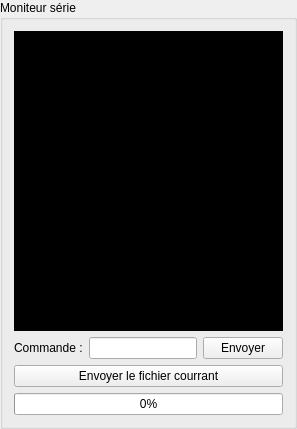
         <widget class="QGroupBox" name="groupBox">
          <property name="title">
           <string>Moniteur série</string>
          </property>
          <layout class="QVBoxLayout" name="verticalLayout_2">
           <item>
            <widget class="QTextEdit" name="serial_monitor">
             <property name="sizePolicy">
              <sizepolicy hsizetype="Expanding" vsizetype="Minimum">
               <horstretch>0</horstretch>
               <verstretch>0</verstretch>
              </sizepolicy>
             </property>
             <property name="minimumSize">
              <size>
               <width>0</width>
               <height>300</height>
              </size>
             </property>
             <property name="maximumSize">
              <size>
               <width>16777215</width>
               <height>2000</height>
              </size>
             </property>
             <property name="styleSheet">
              <string notr="true">background-color:black;</string>
             </property>
             <property name="readOnly">
              <bool>true</bool>
             </property>
             <property name="html">
              <string>&lt;!DOCTYPE HTML PUBLIC &quot;-//W3C//DTD HTML 4.0//EN&quot; &quot;http://www.w3.org/TR/REC-html40/strict.dtd&quot;&gt;
&lt;html&gt;&lt;head&gt;&lt;meta name=&quot;qrichtext&quot; content=&quot;1&quot; /&gt;&lt;style type=&quot;text/css&quot;&gt;
p, li { white-space: pre-wrap; }
&lt;/style&gt;&lt;/head&gt;&lt;body style=&quot; font-family:'Noto Sans'; font-size:10pt; font-weight:400; font-style:normal;&quot;&gt;
&lt;p style=&quot;-qt-paragraph-type:empty; margin-top:12px; margin-bottom:12px; margin-left:0px; margin-right:0px; -qt-block-indent:0; text-indent:0px; font-family:'Ubuntu'; font-size:11pt;&quot;&gt;&lt;br /&gt;&lt;/p&gt;&lt;/body&gt;&lt;/html&gt;</string>
             </property>
            </widget>
           </item>
           <item>
            <layout class="QHBoxLayout" name="horizontalLayout_4">
             <property name="sizeConstraint">
              <enum>QLayout::SetMinimumSize</enum>
             </property>
             <item>
              <widget class="QLabel" name="label_4">
               <property name="text">
                <string>Commande :</string>
               </property>
              </widget>
             </item>
             <item>
              <widget class="QLineEdit" name="command_edit"/>
             </item>
             <item>
              <widget class="QPushButton" name="btn_command">
               <property name="text">
                <string>Envoyer</string>
               </property>
               <property name="icon">
                <iconset>
                 <normaloff>../sivi_cnc_driver/rc/run.png</normaloff>../sivi_cnc_driver/rc/run.png</iconset>
               </property>
              </widget>
             </item>
            </layout>
           </item>
           <item>
            <widget class="QPushButton" name="btn_send_current_file">
             <property name="text">
              <string>Envoyer le fichier courrant</string>
             </property>
             <property name="icon">
              <iconset>
               <normaloff>../sivi_cnc_driver/rc/upload.png</normaloff>../sivi_cnc_driver/rc/upload.png</iconset>
             </property>
            </widget>
           </item>
           <item>
            <widget class="QProgressBar" name="sending_progress">
             <property name="value">
              <number>0</number>
             </property>
            </widget>
           </item>
          </layout>
         </widget>
